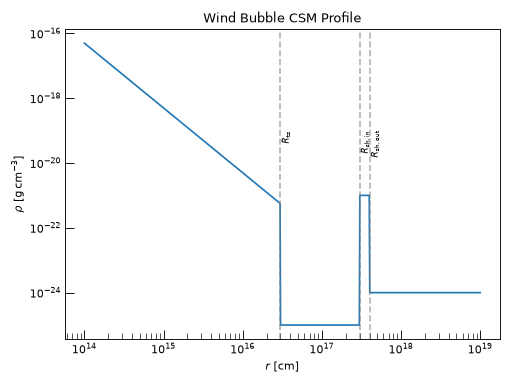

Recreate this plot in Python.
import numpy as np
import astropy.units as u
import matplotlib.pyplot as plt
from trilobite.dynamics.profiles.csm import WindBubbleCSMProfile
from trilobite.utils.plot_utils import set_plot_style

set_plot_style()
r = np.geomspace(1e14, 1e19, 800) * u.cm
rho = WindBubbleCSMProfile.eval(
    r,
    A=5e11 * u.g / u.cm,
    r_wind_termination=3e16 * u.cm,
    rho_bubble=1e-25 * u.g / u.cm**3,
    r_shell_inner=3e17 * u.cm,
    r_shell_outer=4e17 * u.cm,
    rho_shell=1e-21 * u.g / u.cm**3,
    rho_ism=1e-24 * u.g / u.cm**3,
)
fig, ax = plt.subplots()
ax.loglog(r.value, rho.value)
ax.set_xlabel(r'$r\ [\mathrm{cm}]$')
ax.set_ylabel(r'$\rho\ [\mathrm{g\,cm^{-3}}]$')
ax.set_title('Wind Bubble CSM Profile')
for x, lbl in [(3e16, r'$R_\mathrm{ts}$'), (3e17, r'$R_\mathrm{sh,in}$'),
               (4e17, r'$R_\mathrm{sh,out}$')]:
    ax.axvline(x, ls='--', color='gray', alpha=0.6)
    ax.text(x * 1.05, 1e-19, lbl, rotation=90, fontsize=8, va='top')
plt.tight_layout()
